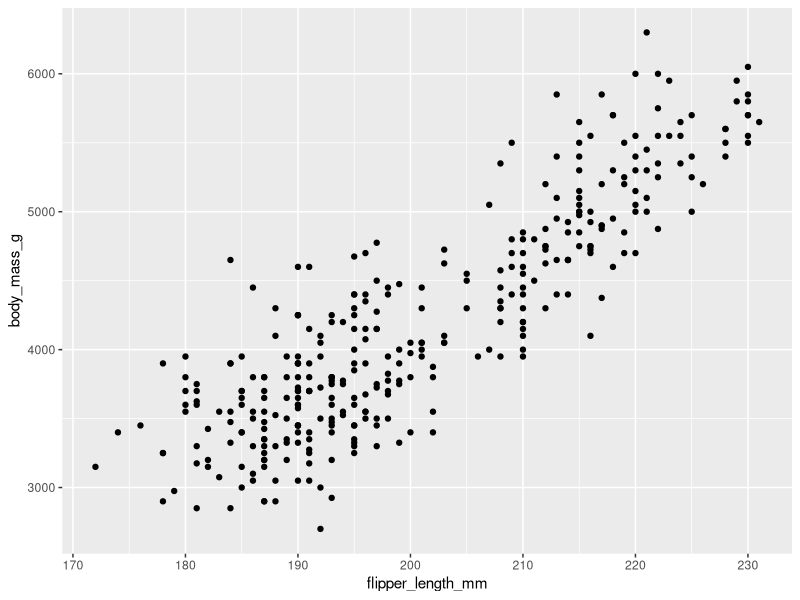
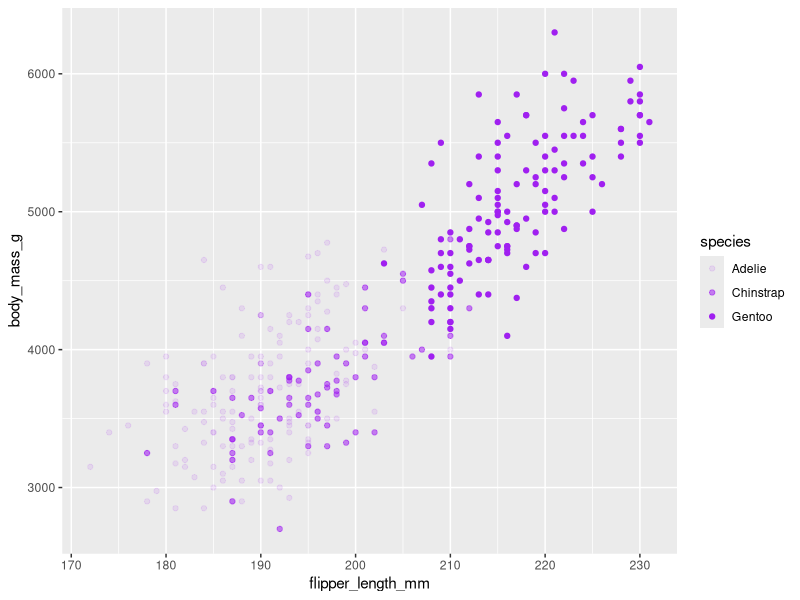
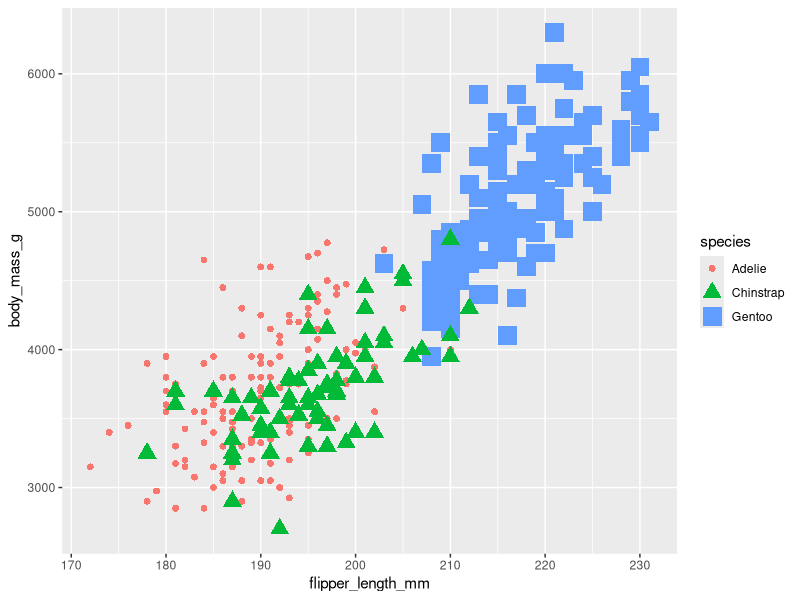

Write R code to recreate these figures, in order.
library(tidyverse)
library(ggplot2)
library(palmerpenguins)

# The three functions in the code are the ggplot function, the geom_point function, and the aes function. 
# 1. Every ggplot2 plot starts with the ggplot function. 
# The argument of the ggplot function tells R what data to use for your plot.
ggplot(data = penguins) + # use the plus sign to add layers to your plot
  geom_point(mapping = aes(x = flipper_length_mm, y = body_mass_g))

# 2. choosing a geom to represent our data. 
# The function geom_point tells R to use points to represent our data.
# Geoms include points, bars, lines, and more

# 3. choose specific variables from our dataset and tell R how we want these variables to look in our plot.
# In ggplot2, the way a variable looks is called its aesthetic. 
# an aesthetic is a visual property of an object in your plot, like its position, color, shape, or size. 
# The mapping equals aes part of the code tells R what aesthetics to use for the plot. 
# You use the aes function to define the mapping between your data and your plot.

# To create a plot, follow these three steps: 
# 1. start with the ggplot function and choose a dataset to work with, 
# 2. add a geom_function to display your data, 
# 3. map the variables you want to plot in the argument of the aes function.

ggplot(data = penguins) + 
  geom_point(mapping = aes(x = flipper_length_mm, y = body_mass_g, alpha = species), color ="purple")

ggplot(data = penguins) + 
  geom_point(mapping = aes(x = flipper_length_mm, y = body_mass_g, color = species, shape = species, size = species))